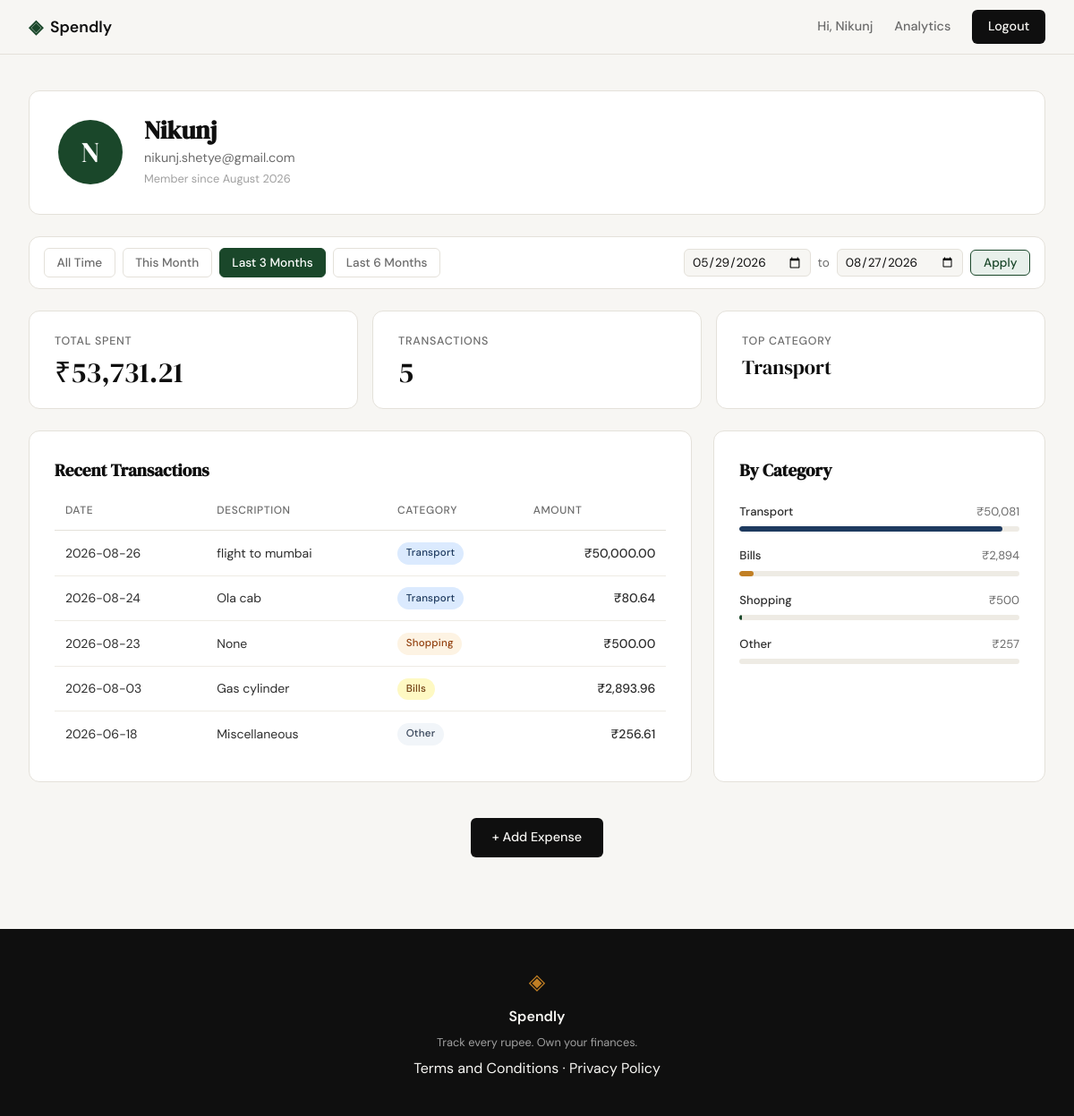
The page /profile?date_from=2026-05-29&date_to=2026-08-27 (signed in) on the database its author committed.
### tables this page shows
CREATE TABLE users (
            id            INTEGER PRIMARY KEY AUTOINCREMENT,
            name          TEXT    NOT NULL,
            email         TEXT    UNIQUE NOT NULL,
            password_hash TEXT    NOT NULL,
            created_at    TEXT    DEFAULT (datetime('now'))
        );

CREATE TABLE expenses (
            id          INTEGER PRIMARY KEY AUTOINCREMENT,
            user_id     INTEGER NOT NULL REFERENCES users(id),
            amount      REAL    NOT NULL,
            category    TEXT    NOT NULL,
            date        TEXT    NOT NULL,
            description TEXT,
            created_at  TEXT    DEFAULT (datetime('now'))
        );

### app.py (the view)
@app.route("/profile")
def profile():
    if not session.get("user_id"):
        return redirect(url_for("login"))
    uid = session["user_id"]
    user = get_user_by_id(uid)
    if user is None:
        session.clear()
        return redirect(url_for("login"))
    today     = date.today()
    today_str = today.strftime("%Y-%m-%d")
    date_from = parse_date(request.args.get("date_from", ""))
    date_to   = parse_date(request.args.get("date_to", ""))
    if bool(date_from) != bool(date_to):
        flash("Please provide both a start and end date.", "error")
        date_from = date_to = None
    elif date_from and date_to and date_from > date_to:
        flash("Start date must be before end date.", "error")
        date_from = date_to = None
    first_of_month   = today.replace(day=1).strftime("%Y-%m-%d")
    three_months_ago = (today - timedelta(days=90)).strftime("%Y-%m-%d")
    six_months_ago   = (today - timedelta(days=180)).strftime("%Y-%m-%d")
    preset_dates = {
        "this_month": {"date_from": first_of_month,   "date_to": today_str},
        "3m":         {"date_from": three_months_ago,  "date_to": today_str},
        "6m":         {"date_from": six_months_ago,    "date_to": today_str},
    }
    if date_from is None and date_to is None:
        active_preset = "all"
    elif date_from == first_of_month and date_to == today_str:
        active_preset = "this_month"
    elif date_from == three_months_ago and date_to == today_str:
        active_preset = "3m"
    elif date_from == six_months_ago and date_to == today_str:
        active_preset = "6m"
    else:
        active_preset = "custom"
    stats        = get_summary_stats(uid, date_from=date_from, date_to=date_to)
    transactions = get_recent_transactions(uid, limit=10, date_from=date_from, date_to=date_to)
    categories   = get_category_breakdown(uid, date_from=date_from, date_to=date_to)
    return render_template("profile.html",
        user=user, stats=stats,
        transactions=transactions, categories=categories,
        date_from=date_from or "", date_to=date_to or "",
        active_preset=active_preset,
        preset_dates=preset_dates,
    )

### app.py (called while the page is built)
def parse_date(val):
    try:
        datetime.strptime(val, "%Y-%m-%d")
        return val
    except (ValueError, TypeError):
        return None

### database/db.py (called while the page is built)
def get_db():
    conn = sqlite3.connect(DB_PATH)
    conn.row_factory = sqlite3.Row
    conn.execute("PRAGMA foreign_keys = ON")
    return conn

### database/queries.py (called while the page is built)
def get_user_by_id(user_id):
    conn = get_db()
    row = conn.execute(
        "SELECT name, email, created_at FROM users WHERE id = ?", (user_id,)
    ).fetchone()
    conn.close()
    if row is None:
        return None
    dt = datetime.fromisoformat(row["created_at"])
    return {
        "name": row["name"],
        "email": row["email"],
        "created_at": dt.strftime("%B %Y"),
    }

### templates/profile.html (shortened to what this page needs)
{% extends "base.html" %}
{% block content %}
<div class="profile-page">
    <div class="profile-header">
        <div class="profile-header-card">
            <div class="profile-avatar">{{ user.name[0] }}</div>
            <div class="profile-meta">
                <h2 class="profile-name">{{ user.name }}</h2>
                <p class="profile-email">{{ user.email }}</p>
                <p class="profile-since">Member since {{ user.created_at }}</p>
            </div>
        </div>
    </div>
    <div class="period-filter">
        <div class="period-filter__presets">
            <a href="{{ url_for('profile') }}"
               class="period-filter__link{% if active_preset == 'all' %} is-active{% endif %}">All Time</a>
            <a href="{{ url_for('profile', date_from=preset_dates.this_month.date_from, date_to=preset_dates.this_month.date_to) }}"
               class="period-filter__link{% if active_preset == 'this_month' %} is-active{% endif %}">This Month</a>
            <a href="{{ url_for('profile', date_from=preset_dates['3m'].date_from, date_to=preset_dates['3m'].date_to) }}"
               class="period-filter__link{% if active_preset == '3m' %} is-active{% endif %}">Last 3 Months</a>
            <a href="{{ url_for('profile', date_from=preset_dates['6m'].date_from, date_to=preset_dates['6m'].date_to) }}"
               class="period-filter__link{% if active_preset == '6m' %} is-active{% endif %}">Last 6 Months</a>
        </div>
        <form class="period-filter__custom" method="GET" action="{{ url_for('profile') }}">
            <input type="date" name="date_from" value="{{ date_from }}" class="period-filter__input">
            <span class="period-filter__sep">to</span>
            <input type="date" name="date_to" value="{{ date_to }}" class="period-filter__input">
            <button type="submit" class="period-filter__apply">Apply</button>
        </form>
    </div>
    <div class="profile-stat-row">
        <div class="profile-stat-card">
            <span class="profile-stat-label">Total Spent</span>
            <span class="profile-stat-value">{{ stats.total }}</span>
        </div>
        <div class="profile-stat-card">
            <span class="profile-stat-label">Transactions</span>
            <span class="profile-stat-value">{{ stats.count }}</span>
        </div>
        <div class="profile-stat-card">
            <span class="profile-stat-label">Top Category</span>
            <span class="profile-stat-value profile-stat-value--text">{{ stats.top_cat }}</span>
        </div>
    </div>
    <div class="profile-grid">
        <div class="profile-main">
            <h3 class="section-title">Recent Transactions</h3>
            <table class="tx-table">
                <thead>
                    <tr>
                        <th>Date</th>
                        <th>Description</th>
                        <th>Category</th>
                        <th>Amount</th>
                    </tr>
                </thead>
                <tbody>
                    {% for tx in transactions %}
                    <tr>
                        <td>{{ tx.date }}</td>
                        <td>{{ tx.description }}</td>
                        <td><span class="cat-badge cat-badge--{{ tx.category | lower }}">{{ tx.category }}</span></td>
                        <td class="tx-amount">{{ tx.amount }}</td>
                    </tr>
                    {% endfor %}
                </tbody>
            </table>
        </div>
        <div class="profile-sidebar">
            <h3 class="section-title">By Category</h3>
            {% for cat in categories %}
            <div class="cat-row">
                <div class="cat-row-header">
                    <span class="cat-row-name">{{ cat.name }}</span>
                    <span class="cat-row-total">{{ cat.total }}</span>
                </div>
                <div class="cat-bar-track">
                    <div class="cat-bar cat-bar--{{ cat.name | lower }}" data-width="{{ cat.pct }}"></div>
                </div>
            </div>
            {% endfor %}
        </div>
    </div>
    <div class="profile-cta">
        <a href="{{ url_for('add_expense') }}" class="btn-primary">+ Add Expense</a>
    </div>
</div>
{% endblock %}

### templates/base.html (shortened to what this page needs)
<!DOCTYPE html>
<html lang="en">
<head>
    <link rel="stylesheet" href="{{ url_for('static', filename='css/style.css') }}">
</head>
<body>
    <nav class="navbar">
        <div class="nav-inner">
            <a href="{{ url_for('landing') }}" class="nav-brand">
                <span class="brand-icon">◈</span>
                <span class="brand-name">Spendly</span>
            </a>
            <div class="nav-links">
                {% if session.get('user_id') %}
                <span class="nav-user">Hi, {{ session['user_name'].split()[0] }}</span>
                <a href="{{ url_for('analytics') }}" class="{% if request.endpoint == 'analytics' %}nav-active{% endif %}">Analytics</a>
                <a href="{{ url_for('logout') }}" class="nav-cta">Logout</a>
                {% else %}
                <a href="{{ url_for('login') }}">Sign in</a>
                <a href="{{ url_for('register') }}" class="nav-cta">Get started</a>
                {% endif %}
            </div>
        </div>
    </nav>
    <main class="main-content">
        {% block content %}{% endblock %}
    </main>
    <footer class="footer">
        <div class="footer-inner">
            <span class="brand-icon">◈</span>
            <span class="footer-name">Spendly</span>
            <p class="footer-copy">Track every rupee. Own your finances.</p>
            <p><a href="/terms">Terms and Conditions</a> &middot; <a href="/privacy">Privacy Policy</a></p>
        </div>
    </footer>
</body>
</html>

### rows shown on the page
users: user_name "Nikunj", name "N", name "Nikunj", email "nikunj.shetye@gmail.com"
expenses: top_cat "Transport", date "2026-08-24", description "Ola cab", category "Transport", amount "₹80.64"
expenses: date "2026-08-26", description "flight to mumbai", category "Transport", amount "₹50,000.00"
expenses: date "2026-08-23", description "None", category "Shopping", amount "₹500.00"
expenses: date "2026-08-03", description "Gas cylinder", category "Bills", amount "₹2,893.96"
expenses: date "2026-06-18", description "Miscellaneous", category "Other", amount "₹256.61"

### other values the page prints
{{ user.created_at }} "August 2026"
{{ stats.total }} "₹53,731.21"
{{ stats.count }} "5"
{{ cat.name }} "Transport" "Bills" "Shopping" "Other"
{{ cat.total }} "₹50,081" "₹2,894" "₹500" "₹257"
